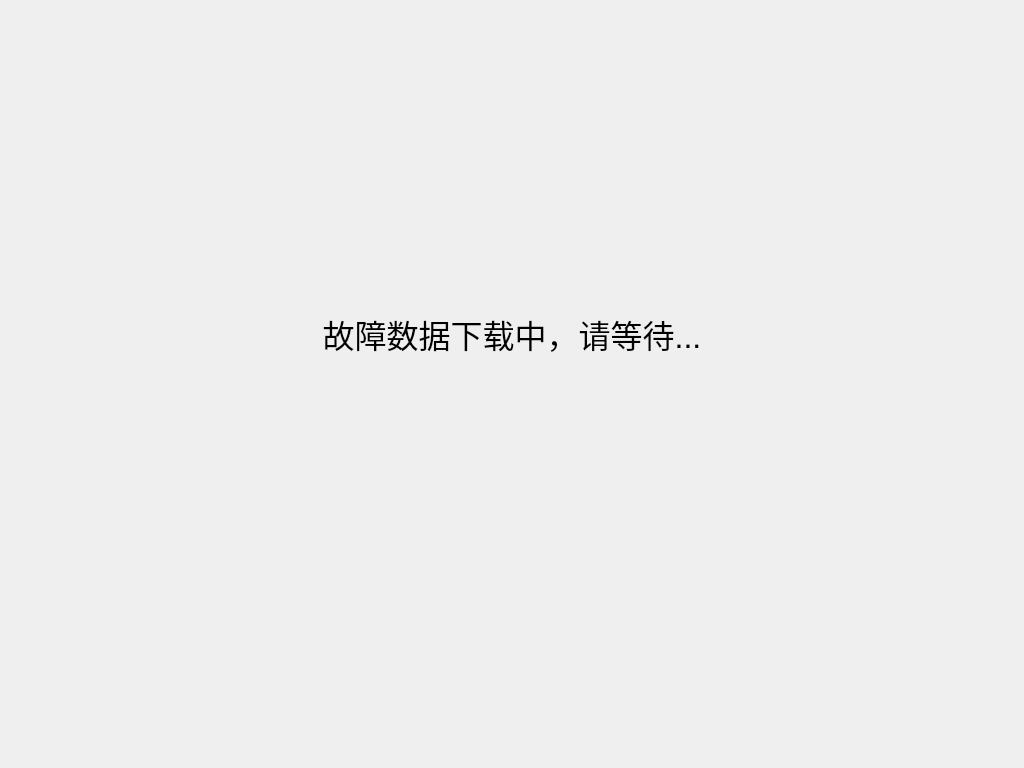
<?xml version="1.0" encoding="UTF-8"?>
<ui version="4.0">
 <class>PTUDownload</class>
 <widget class="QDialog" name="PTUDownload">
  <property name="geometry">
   <rect>
    <x>0</x>
    <y>0</y>
    <width>1024</width>
    <height>768</height>
   </rect>
  </property>
  <property name="windowTitle">
   <string>Dialog</string>
  </property>
  <widget class="QLabel" name="label">
   <property name="geometry">
    <rect>
     <x>200</x>
     <y>300</y>
     <width>624</width>
     <height>68</height>
    </rect>
   </property>
   <property name="font">
    <font>
     <pointsize>24</pointsize>
    </font>
   </property>
   <property name="midLineWidth">
    <number>0</number>
   </property>
   <property name="text">
    <string>故障数据下载中，请等待...</string>
   </property>
   <property name="alignment">
    <set>Qt::AlignCenter</set>
   </property>
  </widget>
 </widget>
 <resources/>
 <connections/>
</ui>
